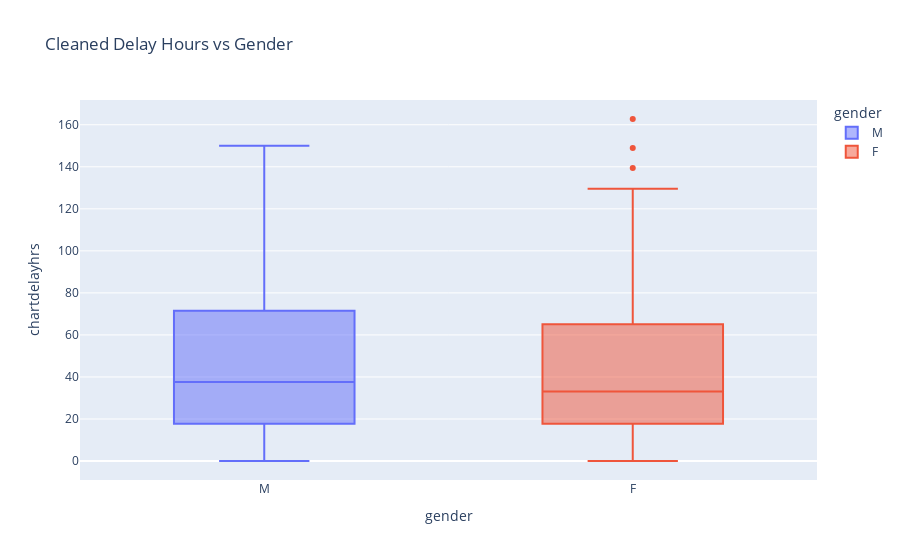

Notebook cell for this chart:
### Code cell
#we also drop chart delay outliers of >200hrs
data_TBI_ML.drop(data_TBI_ML.loc[data_TBI_ML['chartdelayhrs']>200].index, inplace=True)
demographic = data_TBI_ML.groupby(['hadm_id']).aggregate({'chartdelayhrs':'mean', 'gender':'min'})
fig = px.box(demographic,x = 'gender', y="chartdelayhrs", color='gender', title = "Cleaned Delay Hours vs Gender")
fig.show()

### Figure 1 — Plotly figure (JSON) as saved in the notebook; plotly's stock layout.template omitted (floating-point values rounded to 4 significant figures; data arrays with more than 128 entries replaced by an {"elided": "..."} marker saying what was removed)
{"data": [{"alignmentgroup": "True", "hovertemplate": "gender=%{x}<br>chartdelayhrs=%{y}<extra></extra>", "legendgroup": "M", "marker": {"color": "#636efa"}, "name": "M", "notched": false, "offsetgroup": "M", "orientation": "v", "showlegend": true, "type": "box", "x": {"elided": "1530 str values"}, "x0": " ", "xaxis": "x", "y": {"elided": "1530 float values"}, "y0": " ", "yaxis": "y"}, {"alignmentgroup": "True", "hovertemplate": "gender=%{x}<br>chartdelayhrs=%{y}<extra></extra>", "legendgroup": "F", "marker": {"color": "#EF553B"}, "name": "F", "notched": false, "offsetgroup": "F", "orientation": "v", "showlegend": true, "type": "box", "x": {"elided": "863 str values"}, "x0": " ", "xaxis": "x", "y": {"elided": "863 float values"}, "y0": " ", "yaxis": "y"}], "layout": {"boxmode": "overlay", "legend": {"title": {"text": "gender"}, "tracegroupgap": 0}, "title": {"text": "Cleaned Delay Hours vs Gender"}, "xaxis": {"anchor": "y", "categoryarray": ["M", "F"], "categoryorder": "array", "domain": [0, 1], "title": {"text": "gender"}}, "yaxis": {"anchor": "x", "domain": [0, 1], "title": {"text": "chartdelayhrs"}}}}
